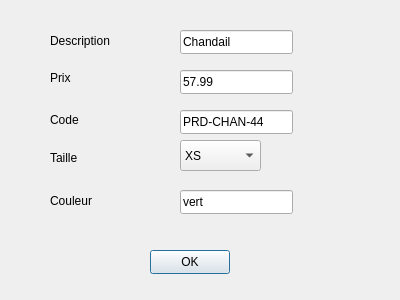
<?xml version="1.0" encoding="UTF-8"?>
<ui version="4.0">
 <class>VetementForm</class>
 <widget class="QDialog" name="VetementForm">
  <property name="geometry">
   <rect>
    <x>0</x>
    <y>0</y>
    <width>400</width>
    <height>300</height>
   </rect>
  </property>
  <property name="windowTitle">
   <string>VetementForm</string>
  </property>
  <widget class="QLabel" name="label">
   <property name="geometry">
    <rect>
     <x>50</x>
     <y>30</y>
     <width>71</width>
     <height>21</height>
    </rect>
   </property>
   <property name="text">
    <string>Description</string>
   </property>
  </widget>
  <widget class="QLabel" name="label_2">
   <property name="geometry">
    <rect>
     <x>50</x>
     <y>70</y>
     <width>58</width>
     <height>16</height>
    </rect>
   </property>
   <property name="text">
    <string>Prix</string>
   </property>
  </widget>
  <widget class="QLabel" name="label_3">
   <property name="geometry">
    <rect>
     <x>50</x>
     <y>110</y>
     <width>58</width>
     <height>20</height>
    </rect>
   </property>
   <property name="text">
    <string>Code</string>
   </property>
  </widget>
  <widget class="QLabel" name="label_4">
   <property name="geometry">
    <rect>
     <x>50</x>
     <y>150</y>
     <width>58</width>
     <height>16</height>
    </rect>
   </property>
   <property name="text">
    <string>Taille</string>
   </property>
  </widget>
  <widget class="QLabel" name="label_5">
   <property name="geometry">
    <rect>
     <x>50</x>
     <y>190</y>
     <width>61</width>
     <height>21</height>
    </rect>
   </property>
   <property name="text">
    <string>Couleur</string>
   </property>
  </widget>
  <widget class="QLineEdit" name="lineEditDesc">
   <property name="geometry">
    <rect>
     <x>180</x>
     <y>30</y>
     <width>113</width>
     <height>24</height>
    </rect>
   </property>
   <property name="text">
    <string>Chandail</string>
   </property>
  </widget>
  <widget class="QLineEdit" name="lineEditPrix">
   <property name="geometry">
    <rect>
     <x>180</x>
     <y>70</y>
     <width>113</width>
     <height>24</height>
    </rect>
   </property>
   <property name="text">
    <string>57.99</string>
   </property>
  </widget>
  <widget class="QLineEdit" name="lineEditCode">
   <property name="geometry">
    <rect>
     <x>180</x>
     <y>110</y>
     <width>113</width>
     <height>24</height>
    </rect>
   </property>
   <property name="text">
    <string>PRD-CHAN-44</string>
   </property>
  </widget>
  <widget class="QLineEdit" name="lineEditCouleur">
   <property name="geometry">
    <rect>
     <x>180</x>
     <y>190</y>
     <width>113</width>
     <height>24</height>
    </rect>
   </property>
   <property name="text">
    <string>vert</string>
   </property>
  </widget>
  <widget class="QPushButton" name="pushButtonOK">
   <property name="geometry">
    <rect>
     <x>150</x>
     <y>250</y>
     <width>80</width>
     <height>24</height>
    </rect>
   </property>
   <property name="text">
    <string>OK</string>
   </property>
  </widget>
  <widget class="QComboBox" name="comboBoxTaille">
   <property name="geometry">
    <rect>
     <x>180</x>
     <y>140</y>
     <width>81</width>
     <height>31</height>
    </rect>
   </property>
   <item>
    <property name="text">
     <string>XS</string>
    </property>
   </item>
   <item>
    <property name="text">
     <string>S</string>
    </property>
   </item>
   <item>
    <property name="text">
     <string>M</string>
    </property>
   </item>
   <item>
    <property name="text">
     <string>L</string>
    </property>
   </item>
   <item>
    <property name="text">
     <string>XL</string>
    </property>
   </item>
   <item>
    <property name="text">
     <string>XXL</string>
    </property>
   </item>
  </widget>
 </widget>
 <resources/>
 <connections>
  <connection>
   <sender>pushButtonOK</sender>
   <signal>clicked()</signal>
   <receiver>VetementForm</receiver>
   <slot>slotOK()</slot>
   <hints>
    <hint type="sourcelabel">
     <x>189</x>
     <y>261</y>
    </hint>
    <hint type="destinationlabel">
     <x>199</x>
     <y>149</y>
    </hint>
   </hints>
  </connection>
 </connections>
 <slots>
  <slot>slotOK()</slot>
 </slots>
</ui>
